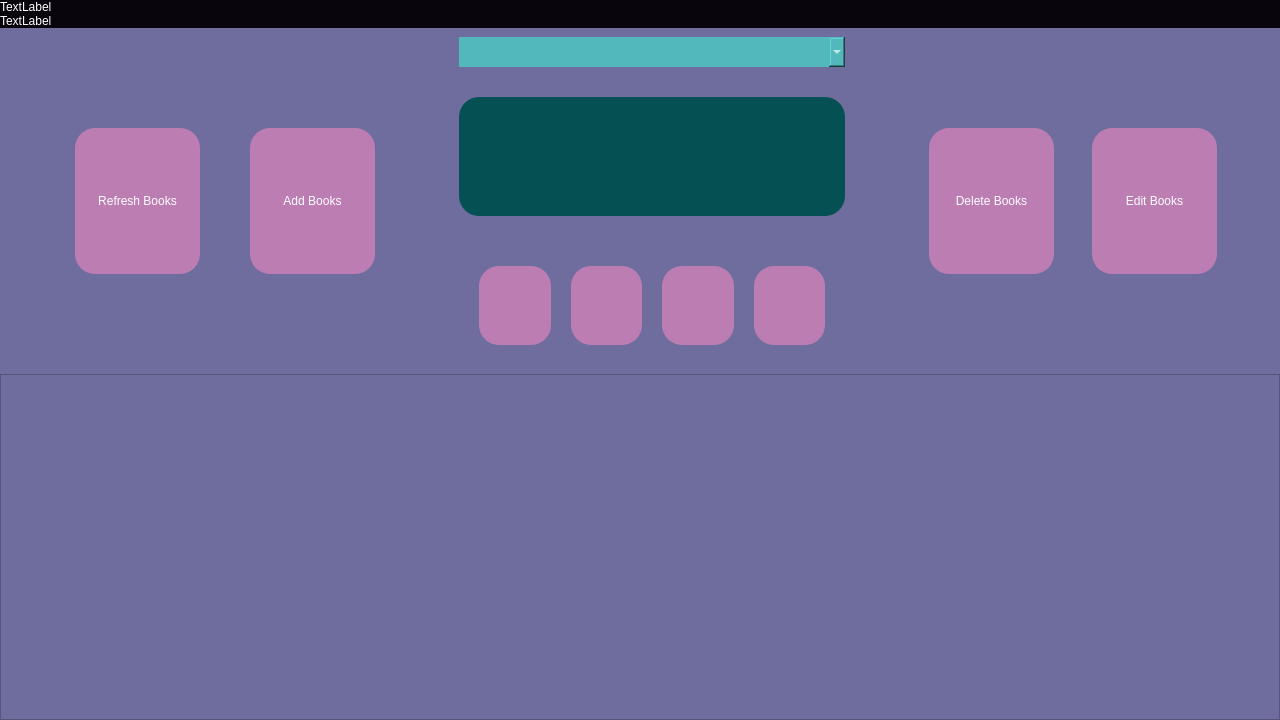
<?xml version="1.0" encoding="UTF-8"?>
<ui version="4.0">
 <class>MainWindow</class>
 <widget class="QMainWindow" name="MainWindow">
  <property name="geometry">
   <rect>
    <x>0</x>
    <y>0</y>
    <width>1280</width>
    <height>720</height>
   </rect>
  </property>
  <property name="minimumSize">
   <size>
    <width>1280</width>
    <height>720</height>
   </size>
  </property>
  <property name="windowTitle">
   <string>MainWindow</string>
  </property>
  <property name="styleSheet">
   <string notr="true">background-color: rgb(81, 54, 83);</string>
  </property>
  <widget class="QWidget" name="centralwidget">
   <property name="styleSheet">
    <string notr="true">background-color: rgb(9, 5, 13);
color: rgb(255, 255, 255);</string>
   </property>
   <layout class="QVBoxLayout" name="verticalLayout">
    <property name="spacing">
     <number>0</number>
    </property>
    <property name="leftMargin">
     <number>0</number>
    </property>
    <property name="topMargin">
     <number>0</number>
    </property>
    <property name="rightMargin">
     <number>0</number>
    </property>
    <property name="bottomMargin">
     <number>0</number>
    </property>
    <item>
     <widget class="QLabel" name="welcomeText">
      <property name="sizePolicy">
       <sizepolicy hsizetype="Expanding" vsizetype="Fixed">
        <horstretch>0</horstretch>
        <verstretch>0</verstretch>
       </sizepolicy>
      </property>
      <property name="text">
       <string>TextLabel</string>
      </property>
     </widget>
    </item>
    <item>
     <widget class="QLabel" name="label_2">
      <property name="enabled">
       <bool>true</bool>
      </property>
      <property name="sizePolicy">
       <sizepolicy hsizetype="Preferred" vsizetype="Maximum">
        <horstretch>0</horstretch>
        <verstretch>0</verstretch>
       </sizepolicy>
      </property>
      <property name="minimumSize">
       <size>
        <width>0</width>
        <height>0</height>
       </size>
      </property>
      <property name="text">
       <string>TextLabel</string>
      </property>
     </widget>
    </item>
    <item>
     <layout class="QHBoxLayout" name="clock_buttons">
      <property name="spacing">
       <number>0</number>
      </property>
      <item>
       <widget class="QFrame" name="left_side">
        <property name="styleSheet">
         <string notr="true">background-color: #6f6c9e;</string>
        </property>
        <layout class="QHBoxLayout" name="horizontalLayout">
         <property name="spacing">
          <number>50</number>
         </property>
         <property name="leftMargin">
          <number>75</number>
         </property>
         <property name="topMargin">
          <number>100</number>
         </property>
         <property name="rightMargin">
          <number>75</number>
         </property>
         <property name="bottomMargin">
          <number>100</number>
         </property>
         <item>
          <widget class="QPushButton" name="refreshBooks">
           <property name="sizePolicy">
            <sizepolicy hsizetype="Minimum" vsizetype="Minimum">
             <horstretch>0</horstretch>
             <verstretch>0</verstretch>
            </sizepolicy>
           </property>
           <property name="minimumSize">
            <size>
             <width>125</width>
             <height>0</height>
            </size>
           </property>
           <property name="styleSheet">
            <string notr="true">
background-color: #bb7db2;
border-radius: 20px;

</string>
           </property>
           <property name="text">
            <string>Refresh Books</string>
           </property>
          </widget>
         </item>
         <item>
          <widget class="QPushButton" name="addBooks">
           <property name="sizePolicy">
            <sizepolicy hsizetype="Minimum" vsizetype="Minimum">
             <horstretch>0</horstretch>
             <verstretch>0</verstretch>
            </sizepolicy>
           </property>
           <property name="minimumSize">
            <size>
             <width>125</width>
             <height>0</height>
            </size>
           </property>
           <property name="styleSheet">
            <string notr="true">background-color: #bb7db2;
border-radius: 20px;
</string>
           </property>
           <property name="text">
            <string>Add Books</string>
           </property>
          </widget>
         </item>
        </layout>
       </widget>
      </item>
      <item>
       <widget class="QFrame" name="clock_main_body">
        <property name="styleSheet">
         <string notr="true">background-color:#6f6c9e;</string>
        </property>
        <layout class="QVBoxLayout" name="clock">
         <property name="spacing">
          <number>30</number>
         </property>
         <item>
          <layout class="QVBoxLayout" name="current">
           <property name="spacing">
            <number>0</number>
           </property>
           <property name="sizeConstraint">
            <enum>QLayout::SetDefaultConstraint</enum>
           </property>
           <item>
            <widget class="QComboBox" name="currentBook">
             <property name="sizePolicy">
              <sizepolicy hsizetype="Minimum" vsizetype="Maximum">
               <horstretch>0</horstretch>
               <verstretch>0</verstretch>
              </sizepolicy>
             </property>
             <property name="minimumSize">
              <size>
               <width>100</width>
               <height>30</height>
              </size>
             </property>
             <property name="font">
              <font>
               <pointsize>15</pointsize>
              </font>
             </property>
             <property name="styleSheet">
              <string notr="true">background-color: #53B8BB;
border-radius: 20px;</string>
             </property>
            </widget>
           </item>
          </layout>
         </item>
         <item>
          <widget class="QLabel" name="clockDisplay">
           <property name="sizePolicy">
            <sizepolicy hsizetype="Minimum" vsizetype="Minimum">
             <horstretch>0</horstretch>
             <verstretch>0</verstretch>
            </sizepolicy>
           </property>
           <property name="minimumSize">
            <size>
             <width>100</width>
             <height>100</height>
            </size>
           </property>
           <property name="layoutDirection">
            <enum>Qt::RightToLeft</enum>
           </property>
           <property name="styleSheet">
            <string notr="true">background-color: #055052;
color: #FFF338;
border-radius: 20px;</string>
           </property>
           <property name="text">
            <string/>
           </property>
           <property name="alignment">
            <set>Qt::AlignCenter</set>
           </property>
          </widget>
         </item>
         <item>
          <layout class="QHBoxLayout" name="horizontalLayout_2">
           <property name="spacing">
            <number>20</number>
           </property>
           <property name="leftMargin">
            <number>20</number>
           </property>
           <property name="topMargin">
            <number>20</number>
           </property>
           <property name="rightMargin">
            <number>20</number>
           </property>
           <property name="bottomMargin">
            <number>20</number>
           </property>
           <item>
            <widget class="QPushButton" name="clockStart">
             <property name="sizePolicy">
              <sizepolicy hsizetype="Minimum" vsizetype="Minimum">
               <horstretch>0</horstretch>
               <verstretch>0</verstretch>
              </sizepolicy>
             </property>
             <property name="toolTip">
              <string>&lt;html&gt;&lt;head/&gt;&lt;body&gt;&lt;p&gt;&lt;br/&gt;&lt;/p&gt;&lt;/body&gt;&lt;/html&gt;</string>
             </property>
             <property name="whatsThis">
              <string>&lt;html&gt;&lt;head/&gt;&lt;body&gt;&lt;p&gt;&lt;br/&gt;&lt;/p&gt;&lt;/body&gt;&lt;/html&gt;</string>
             </property>
             <property name="autoFillBackground">
              <bool>false</bool>
             </property>
             <property name="styleSheet">
              <string notr="true">background-color: #bb7db2;
border-radius: 20px;</string>
             </property>
             <property name="text">
              <string/>
             </property>
            </widget>
           </item>
           <item>
            <widget class="QPushButton" name="clockPause">
             <property name="sizePolicy">
              <sizepolicy hsizetype="Minimum" vsizetype="Minimum">
               <horstretch>0</horstretch>
               <verstretch>0</verstretch>
              </sizepolicy>
             </property>
             <property name="styleSheet">
              <string notr="true">background-color: #bb7db2;
border-radius: 20px;</string>
             </property>
             <property name="text">
              <string/>
             </property>
            </widget>
           </item>
           <item>
            <widget class="QPushButton" name="clockReset">
             <property name="sizePolicy">
              <sizepolicy hsizetype="Minimum" vsizetype="Minimum">
               <horstretch>0</horstretch>
               <verstretch>0</verstretch>
              </sizepolicy>
             </property>
             <property name="styleSheet">
              <string notr="true">background-color: #bb7db2;
border-radius: 20px;</string>
             </property>
             <property name="text">
              <string/>
             </property>
            </widget>
           </item>
           <item>
            <widget class="QPushButton" name="clockToBook">
             <property name="sizePolicy">
              <sizepolicy hsizetype="Minimum" vsizetype="Minimum">
               <horstretch>0</horstretch>
               <verstretch>0</verstretch>
              </sizepolicy>
             </property>
             <property name="styleSheet">
              <string notr="true">background-color: #bb7db2;
border-radius: 20px;</string>
             </property>
             <property name="text">
              <string/>
             </property>
            </widget>
           </item>
          </layout>
         </item>
        </layout>
       </widget>
      </item>
      <item>
       <widget class="QFrame" name="right_side">
        <property name="minimumSize">
         <size>
          <width>426</width>
          <height>0</height>
         </size>
        </property>
        <property name="maximumSize">
         <size>
          <width>426</width>
          <height>16777215</height>
         </size>
        </property>
        <property name="styleSheet">
         <string notr="true">background-color: #6f6c9e;</string>
        </property>
        <layout class="QHBoxLayout" name="horizontalLayout_3">
         <property name="spacing">
          <number>50</number>
         </property>
         <property name="leftMargin">
          <number>75</number>
         </property>
         <property name="topMargin">
          <number>100</number>
         </property>
         <property name="rightMargin">
          <number>75</number>
         </property>
         <property name="bottomMargin">
          <number>100</number>
         </property>
         <item>
          <widget class="QPushButton" name="deleteBooks">
           <property name="enabled">
            <bool>true</bool>
           </property>
           <property name="sizePolicy">
            <sizepolicy hsizetype="Minimum" vsizetype="Minimum">
             <horstretch>0</horstretch>
             <verstretch>0</verstretch>
            </sizepolicy>
           </property>
           <property name="minimumSize">
            <size>
             <width>125</width>
             <height>0</height>
            </size>
           </property>
           <property name="autoFillBackground">
            <bool>false</bool>
           </property>
           <property name="styleSheet">
            <string notr="true">background-color: #bb7db2;
border-radius: 20px;
</string>
           </property>
           <property name="text">
            <string>Delete Books</string>
           </property>
          </widget>
         </item>
         <item>
          <widget class="QPushButton" name="editBooks">
           <property name="enabled">
            <bool>true</bool>
           </property>
           <property name="sizePolicy">
            <sizepolicy hsizetype="Minimum" vsizetype="Minimum">
             <horstretch>0</horstretch>
             <verstretch>0</verstretch>
            </sizepolicy>
           </property>
           <property name="minimumSize">
            <size>
             <width>125</width>
             <height>0</height>
            </size>
           </property>
           <property name="sizeIncrement">
            <size>
             <width>100</width>
             <height>50</height>
            </size>
           </property>
           <property name="baseSize">
            <size>
             <width>100</width>
             <height>50</height>
            </size>
           </property>
           <property name="styleSheet">
            <string notr="true">background-color: #bb7db2;
border-radius: 20px;

</string>
           </property>
           <property name="text">
            <string>Edit Books</string>
           </property>
          </widget>
         </item>
        </layout>
       </widget>
      </item>
     </layout>
    </item>
    <item>
     <widget class="QTableView" name="newTable">
      <property name="sizePolicy">
       <sizepolicy hsizetype="Minimum" vsizetype="Minimum">
        <horstretch>0</horstretch>
        <verstretch>0</verstretch>
       </sizepolicy>
      </property>
      <property name="font">
       <font>
        <pointsize>13</pointsize>
       </font>
      </property>
      <property name="styleSheet">
       <string notr="true">background-color: #6f6c9e;

color: #e3c09b;

text-align:center;
</string>
      </property>
      <property name="midLineWidth">
       <number>-1</number>
      </property>
      <property name="showGrid">
       <bool>true</bool>
      </property>
     </widget>
    </item>
   </layout>
  </widget>
 </widget>
 <resources/>
 <connections/>
</ui>
